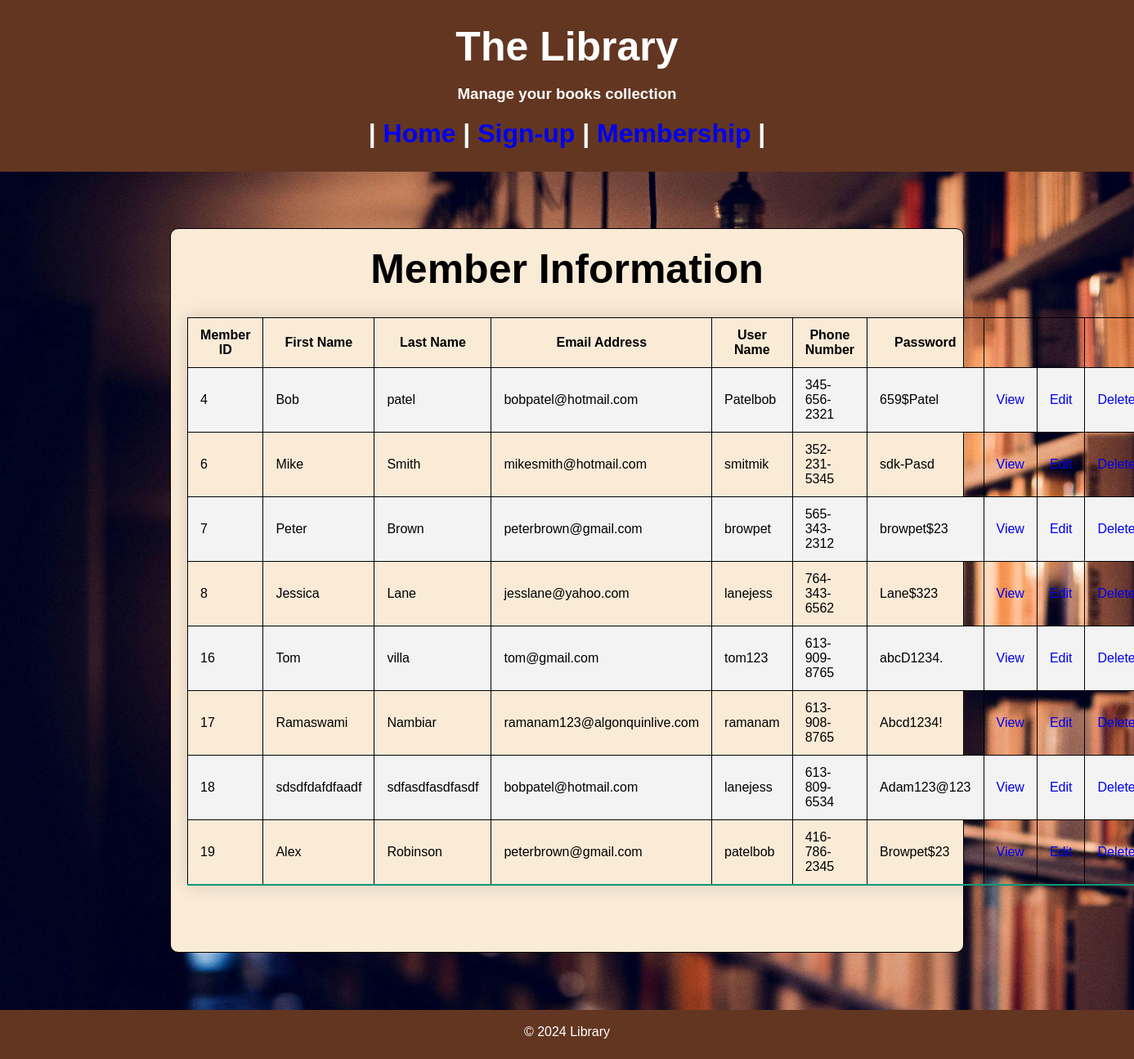
/Assignment2/Server/membership.php, run on the app's committed database.
### tables this page shows
CREATE TABLE `membership` (
  `id` int(11) NOT NULL,
  `first_name` varchar(100) NOT NULL,
  `last_name` varchar(255) NOT NULL,
  `email_address` varchar(100) NOT NULL,
  `user_name` varchar(25) NOT NULL,
  `phone_number` varchar(20) NOT NULL,
  `password` varchar(100) NOT NULL
);

### Assignment2/Server/membership.php (the view, shortened to what this page needs)
<!DOCTYPE html>
<html lang="en">
<head>
    <link rel="stylesheet" media="all"  href= "<?php echo "../CSS/sign.css"; ?>">
</head>
<?php
    include ("header.php");
    $db = db_connect();
?>
<?php
    $sql = "SELECT * FROM membership ";
    $sql .= "ORDER BY id ASC";
    $result_set = mysqli_query($db,$sql);
?>
<main id="main-mem">
    <div id="content">
        <div class="subjects listing">
            <h2 class="h1form">Member Information</h2>
            <table class="styled-table">
                <tr>
                <th>Member ID</th>
                <th>First Name</th>
                <th>Last Name</th>
                <th>Email Address</th>
                <th>User Name</th>
                <th>Phone Number</th>
                <th>Password</th>
                <th>&nbsp</th>
                <th>&nbsp</th>
                <th>&nbsp</th>
                </tr>
                <?php while($results = mysqli_fetch_assoc($result_set)) { ?>
                <tr>
                    <td><?php echo $results['id']; ?></td>
                    <td><?php echo $results['first_name']; ?></td>
                    <td><?php echo $results['last_name'] ; ?></td>
                    <td><?php echo $results['email_address']; ?></td>
                    <td><?php echo $results['user_name']; ?></td>
                    <td><?php echo $results['phone_number']; ?></td>
                    <td><?php echo $results['password']; ?></td>
                    <td><a class="action" href="<?php echo"show.php?id=" . $results['id']; ?>">View</a></td>
                    <td><a class="action" href="<?php echo "edit.php?id=" . $results['id']; ?>">Edit</a></td>
                    <td><a class="action" href="<?php echo "delete.php?id=" . $results['id']; ?>">Delete</a></td>
                </tr>
                <?php } ?>
            </table>
            <br>
            <br>
        </div>
    </div>
</main>
<?php
    include ("footer.php");
?>

### Assignment2/Server/header.php
<body>
    <header>
        <div class="navbar">
            <h2>The Library</h2>
            <div class="nav-bg">
                <h3>Manage your books collection</h3>
                <h1> | <a href="/index.php">Home</a> | </h1>
                <h1><a href="/Assignment2/Server/signupform.php">Sign-up</a> | </h1>
                <h1><a href="/Assignment2/Server/membership.php">Membership</a> | </h1>
            </div>
        </div>
    </header>

### Assignment2/Server/footer.php
<footer>
  <br>
  &copy; <?php echo date('Y'); ?> Library
</footer>
</body>
</html>

### Assignment2/CSS/sign.css (style rules this page uses)
body, h1, h2, p { margin: 0; padding: 0; }
* { font-family: 'Arial', sans-serif; text-decoration: none; box-sizing: border-box; }
html, body { height:100%; margin: 0; padding: 0; }
body { background-image: url(/Assignment2/BooksPhotos/Background/books.jpg); background-size: cover; }
h1 { display: inline; font-size: 5em; }
#main-mem { background-color: antiquewhite; max-width: 70%; border: 1px solid; border-radius: 10px; margin: 5% auto; font-size: 1em; padding: 20px; box-sizing: border-box; }
header { background-color: #633621; color: #fff; text-align: center; padding: 2%; text-decoration: none; display: flex; flex-direction: column; justify-content: space-between; }
header h1 { font-size: 2em; }
h2 { margin:0%; padding: 0%; text-align: center; font-size: 50px; }
.styled-table { border-collapse: collapse; margin: 25px 0; font-size: 1em; font-family: sans-serif; min-width: 400px; box-shadow: 0 0 20px rgba(0, 0, 0, 0.15); }
.styled-table th, .styled-table td { padding: 12px 15px; }
.styled-table tbody tr { border-bottom: 1px solid #dddddd; }
.styled-table tbody tr:nth-of-type(even) { background-color: #f3f3f3; }
.styled-table tbody tr:last-of-type { border-bottom: 2px solid #009879; }
.h1form { margin-bottom: 30px; }
footer { position: relative; bottom: 0%; width: 100%; height: 60px; background-color: #633621; color: #fff; text-align: center; padding: 0%; display: flex; flex-direction: column; justify-content: space-between; }

### Assignment2/Server/membership.php (style rules this page uses)
table, th, td { border: 1px solid black; border-collapse: collapse; }

### data on the page
membership: id "4", first_name "Bob", last_name "patel", email_address "bobpatel@hotmail.com", user_name "Patelbob", phone_number "345-656-2321", password "659$Patel"
membership: id "6", first_name "Mike", last_name "Smith", email_address "mikesmith@hotmail.com", user_name "smitmik", phone_number "352-231-5345", password "sdk-Pasd"
membership: id "7", first_name "Peter", last_name "Brown", email_address "peterbrown@gmail.com", user_name "browpet", phone_number "565-343-2312", password "browpet$23"
membership: id "8", first_name "Jessica", last_name "Lane", email_address "jesslane@yahoo.com", user_name "lanejess", phone_number "764-343-6562", password "Lane$323"
membership: id "16", first_name "Tom", last_name "villa", email_address "tom@gmail.com", user_name "tom123", phone_number "613-909-8765", password "abcD1234."
membership: id "17", first_name "Ramaswami", last_name "Nambiar", email_address "ramanam123@algonquinlive.com", user_name "ramanam", phone_number "613-908-8765", password "Abcd1234!"
membership: id "18", first_name "sdsdfdafdfaadf", last_name "sdfasdfasdfasdf", email_address "bobpatel@hotmail.com", user_name "lanejess", phone_number "613-809-6534", password "Adam123@123"
membership: id "19", first_name "Alex", last_name "Robinson", email_address "peterbrown@gmail.com", user_name "patelbob", phone_number "416-786-2345", password "Browpet$23"
